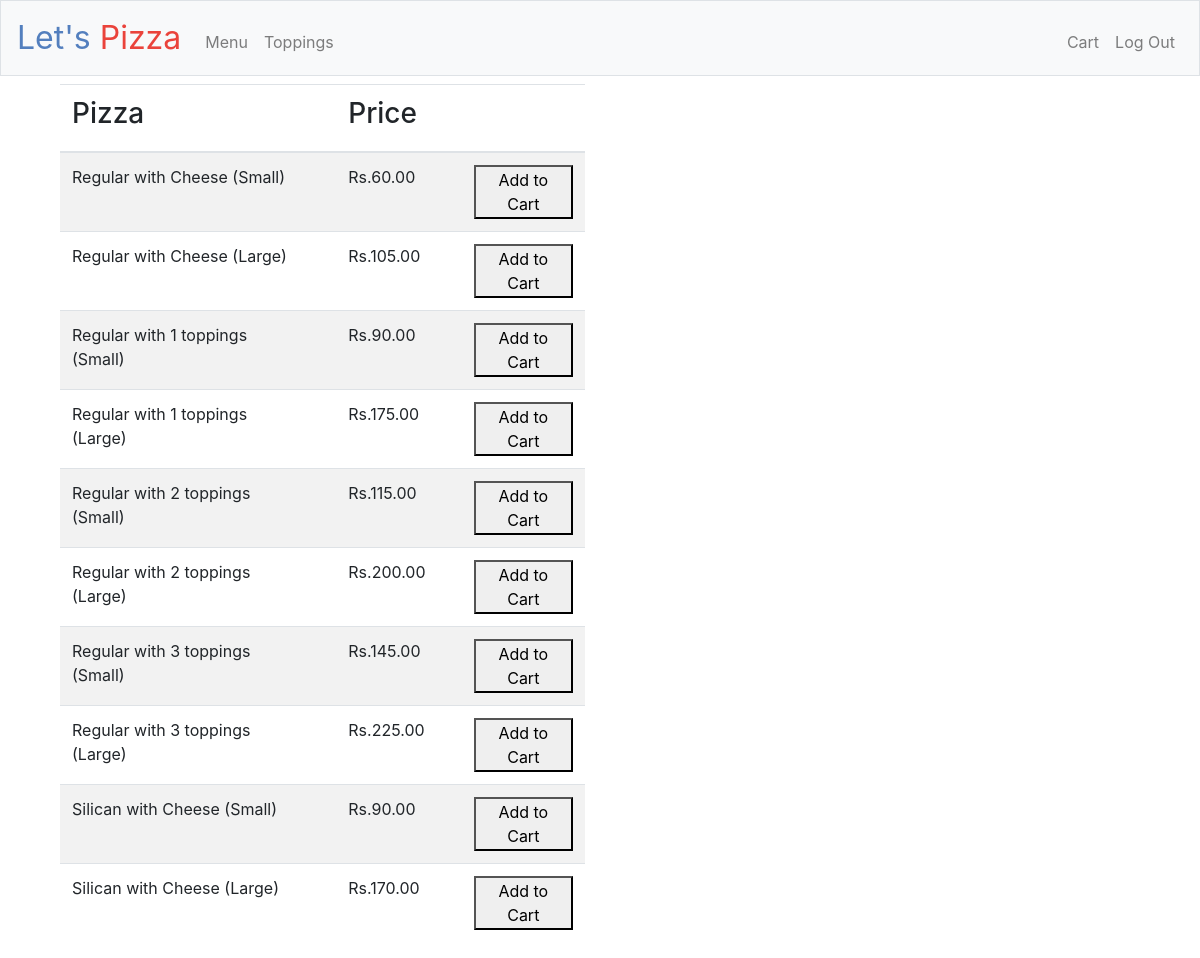
The app's page /menu/ (signed in) with its own data.
### orders/models.py (models this page shows)
class Pizza(models.Model):
	pizza = models.ForeignKey(Type, on_delete=models.CASCADE)
	size = models.ForeignKey(Size, on_delete=models.CASCADE)
	toppings = models.IntegerField(default=0)
	price = models.DecimalField(max_digits=6,decimal_places=2,default=0)
	def __str__(self):
		if self.toppings == 0:
			return f"{self.pizza} with Cheese ({self.size})"
		else:
			return f"{self.pizza} with {self.toppings} toppings ({self.size})"

class Type(models.Model):
	pizza_type = models.CharField(max_length=64)
	def __str__(self):
		return f"{self.pizza_type}"

class Size(models.Model):
	size = models.CharField(max_length=64)
	def __str__(self):
		return f"{self.size}"

### orders/views.py (the view)
# urls.py: path("menu/", views.menu),
@login_required(login_url='login/')
def menu(request):
    context = {
                    'menu': Pizza.objects.all(),
                    "toppings" : Topping.objects.all(),
                }
    return render(request, 'menu.html', context)

### orders/models.py (called while the page is built)
	def __str__(self):
		return f"{self.name}"

### orders/templates/menu.html (shortened to what this page needs)
<!doctype html>
  <html lang="en">
  <head>
        <link href="https://maxcdn.bootstrapcdn.com/bootstrap/4.0.0-beta.2/css/bootstrap.min.css" rel="stylesheet"/>
        <link href="/static/styles.css" rel="stylesheet"/>
    <link rel="stylesheet" href="https://stackpath.bootstrapcdn.com/bootstrap/4.1.1/css/bootstrap.min.css">
  </head>
  <body>
  <nav class="navbar navbar-expand-md navbar-light bg-light border">
            <a class="navbar-brand" href="/"><span class="blue">Let's</span> <span class="red">Pizza</span></a>
            <div class="collapse navbar-collapse" id="navbar">
                    <ul class="navbar-nav mr-auto mt-2">
                        <li class="nav-item"><a class="nav-link" href="/menu">Menu</a></li>
                        <li class="nav-item"><a class="nav-link" href="/toppings">Toppings</a></li>
                    </ul>
                    <ul class="navbar-nav ml-auto mt-2">
                        <li class="nav-item"><a class="nav-link" href="/cart">Cart</a></li>
                        <li class="nav-item"><a class="nav-link" href="/logout">Log Out</a></li>
                    </ul>
            </div>
        </nav>
  <div class='container'>
    <div class = 'row'>
      <div class = 'col'>
        <div class = 'col-sm-6 col-12'>
          <table class="table table-striped">
        <thead>
            <tr>
                <th><h3>Pizza</h3></th>
                <th></th>
                <th><h3>Price</h3></th>
                <th></th>
                <th></th>
            </tr>
        </thead>
        <tbody>
            {% for item in menu %}
                <tr>
                    <td>{{item}}</td>
                    <td></td>
                    <td>Rs.{{item.price }}</td>
                    <td></td>
                    <td><a href="http://127.0.0.1:8000/cart/{{item.id}}" name="product_id" value='{{item.id}}'><button>Add to Cart</button></a></td>
                </tr>
            {% endfor %}
        </tbody>
     </table>
      </div>
      </div>
    </div>
  </div>
  </body>
</html>

### orders/static/styles.css (style rules this page uses)
nav .navbar-brand { font-size: xx-large; }
nav .navbar-brand .blue { color: #537fbe; }
nav .navbar-brand .red { color: #ea433b; }

### records on screen
Pizza: toppings+pizza+size "Regular with Cheese (Small)", price "60.00", {{ item.id }} 1 (drawn)
Pizza: toppings+pizza+size "Regular with Cheese (Large)", price "105.00", {{ item.id }} 2 (drawn)
Pizza: toppings+pizza+size "Regular with 1 toppings (Small)", price "90.00", {{ item.id }} 5 (drawn)
Pizza: toppings+pizza+size "Regular with 1 toppings (Large)", price "175.00", {{ item.id }} 6 (drawn)
Pizza: toppings+pizza+size "Regular with 2 toppings (Small)", price "115.00", {{ item.id }} 7 (drawn)
Pizza: toppings+pizza+size "Regular with 2 toppings (Large)", price "200.00", {{ item.id }} 8 (drawn)
Pizza: toppings+pizza+size "Regular with 3 toppings (Small)", price "145.00", {{ item.id }} 9 (drawn)
Pizza: toppings+pizza+size "Regular with 3 toppings (Large)", price "225.00", {{ item.id }} 10 (drawn)
Pizza: toppings+pizza+size "Silican with Cheese (Small)", price "90.00", {{ item.id }} 11 (drawn)
Pizza: toppings+pizza+size "Silican with Cheese (Large)", price "170.00", {{ item.id }} 12 (drawn)
